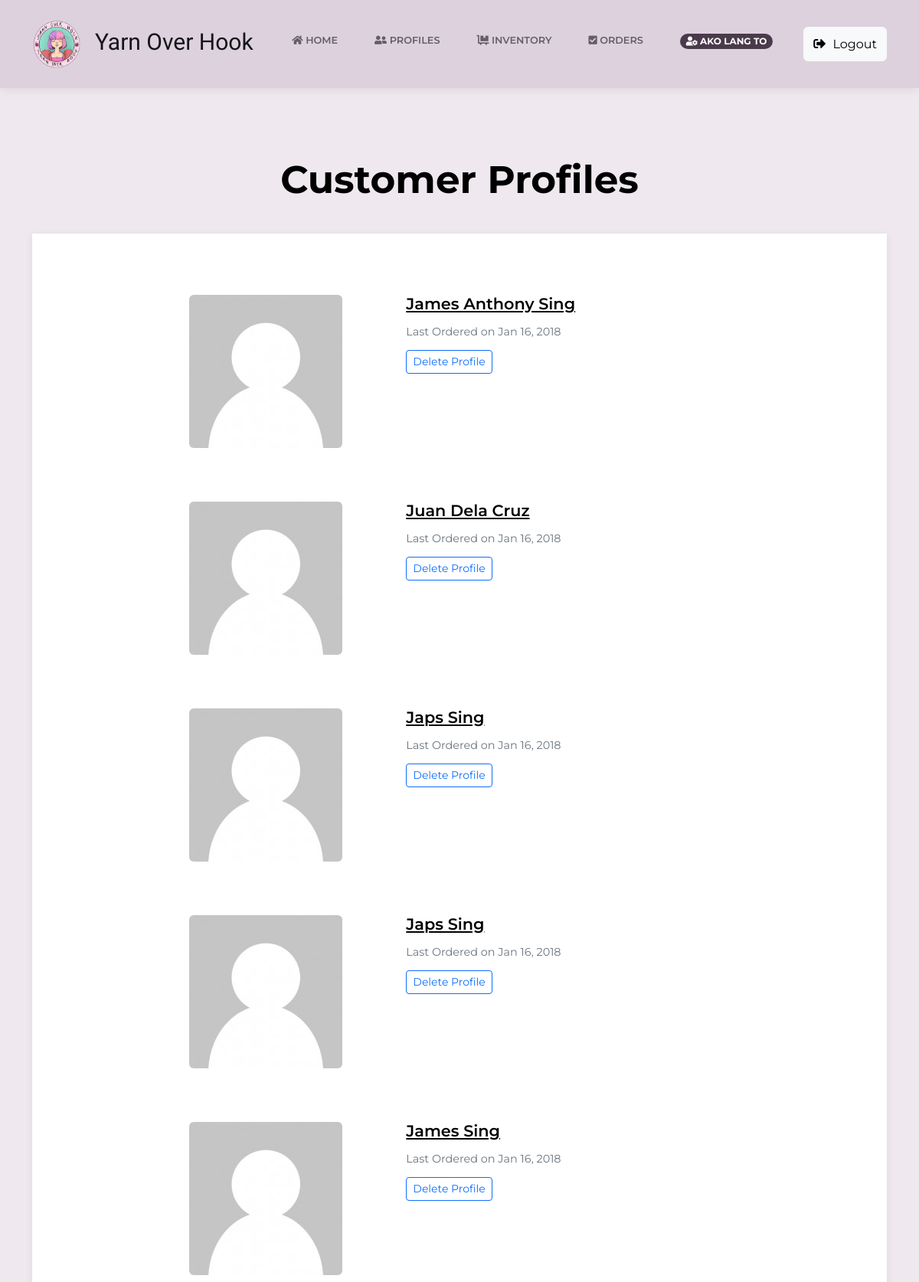
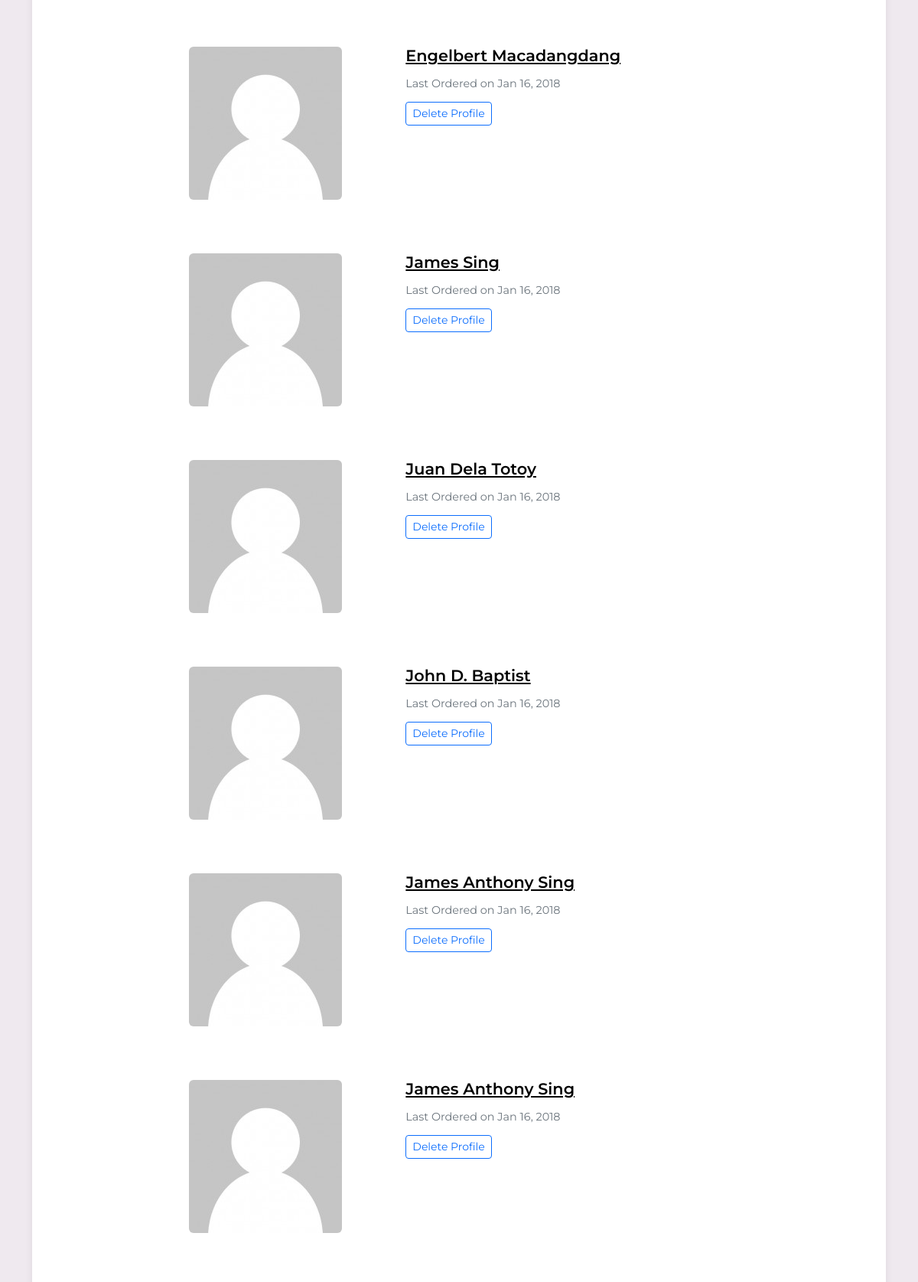
The page /CustomerProfileListAdmin.php (signed in, upper part) on the database its author committed (2 pictures, top to bottom).
### tables this page shows
CREATE TABLE `cust_profile` (
  `id` bigint(20) NOT NULL,
  `c_id` bigint(12) NOT NULL,
  `c_name` varchar(60) NOT NULL,
  `c_avatar` varchar(255) NOT NULL,
  `email` varchar(60) NOT NULL,
  `region` varchar(60) NOT NULL,
  `city` varchar(60) NOT NULL,
  `street` varchar(60) NOT NULL,
  `barangay` varchar(60) NOT NULL,
  `phone_no` varchar(20) NOT NULL,
  `zip_code` int(12) NOT NULL,
  `unit_no` int(11) NOT NULL,
  `date` timestamp NOT NULL DEFAULT current_timestamp() ON UPDATE current_timestamp(),
  `address` varchar(150) NOT NULL,
  `login_id` bigint(12) NOT NULL,
  `unique_id` int(5) NOT NULL DEFAULT 1
);

### CustomerProfileListAdmin.php (the view, shortened to what this page needs)
<?php
    include("includes/dbh.inc.php");
    require 'layouts/Header.php';
    $sql = "SELECT * FROM cust_profile ORDER BY id";
	$result = mysqli_query($con, $sql);
	$profiles = mysqli_fetch_all($result, MYSQLI_ASSOC);
?>
<body class="d-flex flex-column min-vh-100">
<?php require 'layouts/nav.php';?>
    <main class="page blog-post-list">
        <section class="clean-block clean-blog-list dark" style="background-color:#efe9ef;">
        <div class="container">
                <div class="block-heading">
                    <h2 style="margin:40px; color: black;font-size: 50px;font-weight: bold;"">Customer Profiles</h2>
                </div>
                <div class="block-content">
                <?php foreach($profiles as $profile): ?>
                    <div class="clean-blog-post">
                        <div class="row">
                            <div class="col-lg-5">
                                <img class="rounded img-fluid" src="assets/img/avatars/nopic1.jpg" style="margin-left:125px;">
                            </div>
                            <div class="col-lg-7">
                                <h3><a href="ProfileAccntViewAdmin.php?id=<?php echo $profile['id']; ?>" style="color:black;"><?php echo $profile['c_name']; ?></a></h3>
                                <div class="info">
                                    <span class="text-muted">Last Ordered on Jan 16, 2018&nbsp;</span>
                                </div>
                                <button class="btn btn-outline-primary btn-sm" type="button">Delete Profile</button>
                            </div>
                        </div>
                    </div>
                <?php endforeach; ?>
                </div>
            </div>
        </section>
    </main>
<?php require 'layouts/Footer.php';?>

### assets/css/main.css (style rules this page uses)
body { background-color: #efe9ef !important; padding-top: 85px; }
.container { animation: transitionInContainer 0.50s; }

### rows shown on the page
cust_profile: c_name "James Anthony Sing"
cust_profile: c_name "Juan Dela Cruz"
cust_profile: c_name "Japs Sing"
cust_profile: c_name "Japs Sing"
cust_profile: c_name "James Sing"
cust_profile: c_name "Engelbert Macadangdang"
cust_profile: c_name "James Sing"
cust_profile: c_name "Juan Dela Totoy"
cust_profile: c_name "John D. Baptist"
cust_profile: c_name "James Anthony Sing"
cust_profile: c_name "James Anthony Sing"

### other values the page prints
$_SESSION['cust_name'] "AKO LANG TO"
